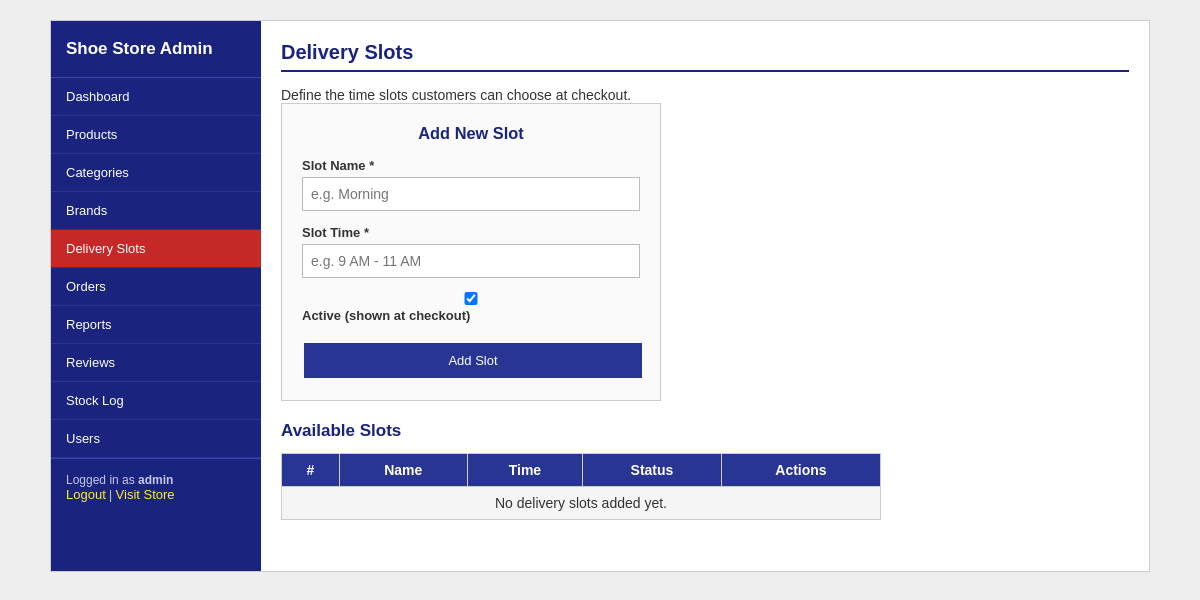
/admin/delivery_slots.php (signed in), run on an earlier commit of the app's database.
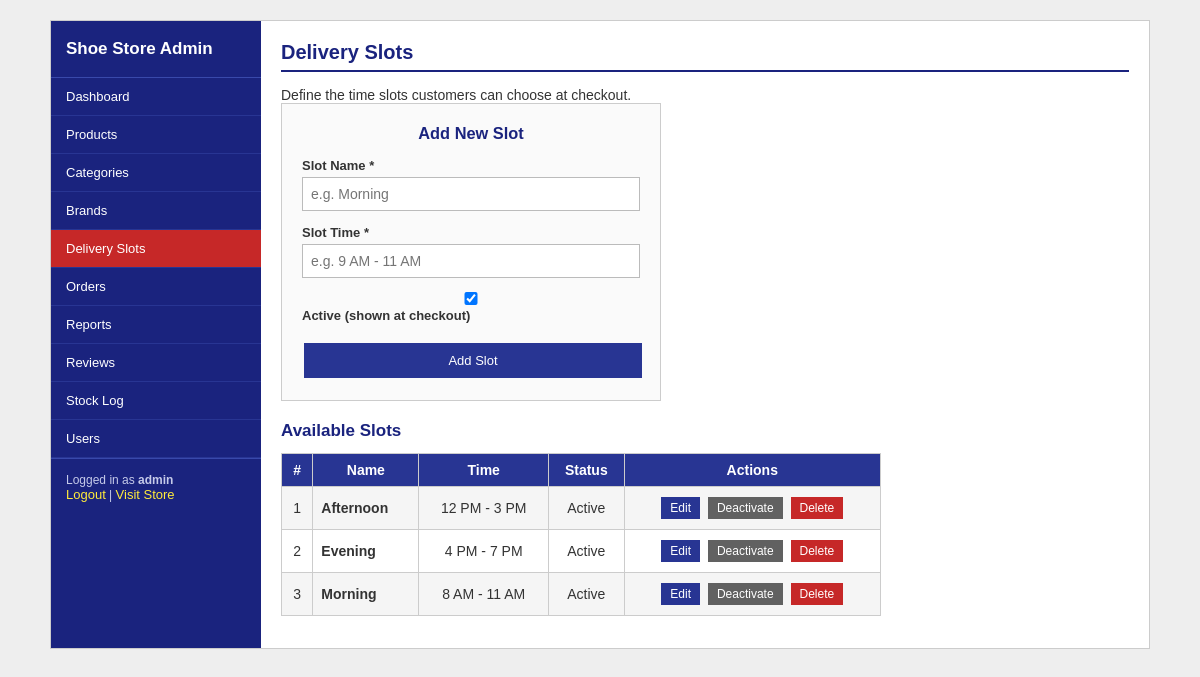
And on a later commit of the database.
### tables this page shows
CREATE TABLE IF NOT EXISTS delivery_slots (
    id INT UNSIGNED AUTO_INCREMENT PRIMARY KEY,
    slot_name VARCHAR(50) NOT NULL,
    slot_time VARCHAR(50) NOT NULL,
    is_active TINYINT(1) NOT NULL DEFAULT 1,
    created_at TIMESTAMP DEFAULT CURRENT_TIMESTAMP
);

### admin/delivery_slots.php (the view, shortened to what this page needs)
<?php
$current_page = 'delivery_slots';
require_once 'includes/header.php';
$edit_slot = null;
$slots = mysqli_query($conn, "SELECT * FROM delivery_slots ORDER BY slot_time ASC");
?>
<h2>Delivery Slots</h2>
<p>Define the time slots customers can choose at checkout.</p>
<div class="form-box" style="max-width:380px; float:left; margin-right:20px;">
    <h3><?= $edit_slot ? 'Edit Slot' : 'Add New Slot' ?></h3>
    <form method="POST" action="delivery_slots.php">
        <div class="form-group">
            <label>Slot Name *</label>
            <input type="text" name="slot_name" value="<?= htmlspecialchars($edit_slot['slot_name'] ?? '') ?>"
                   placeholder="e.g. Morning" required>
        </div>
        <div class="form-group">
            <label>Slot Time *</label>
            <input type="text" name="slot_time" value="<?= htmlspecialchars($edit_slot['slot_time'] ?? '') ?>"
                   placeholder="e.g. 9 AM - 11 AM" required>
        </div>
        <div class="form-group">
            <label>
                <input type="checkbox" name="is_active" <?= (!isset($edit_slot) || $edit_slot['is_active']) ? 'checked' : '' ?>>
                Active (shown at checkout)
            </label>
        </div>
        <button type="submit" class="btn"><?= $edit_slot ? 'Update Slot' : 'Add Slot' ?></button>
    </form>
</div>
<div style="float:left; width:600px;">
    <h3 class="section-title">Available Slots</h3>
    <table class="table">
        <tr>
            <th>#</th>
            <th>Name</th>
            <th>Time</th>
            <th>Status</th>
            <th>Actions</th>
        </tr>
        <?php $sno = 1; while ($s = mysqli_fetch_assoc($slots)): ?>
        <tr>
            <td class="center"><?= $sno++ ?></td>
            <td><strong><?= htmlspecialchars($s['slot_name']) ?></strong></td>
            <td class="center"><?= htmlspecialchars($s['slot_time']) ?></td>
            <td class="center"><?= $s['is_active'] ? 'Active' : 'Inactive' ?></td>
            <td class="center">
                <a class="btn btn-small" href="delivery_slots.php?edit=<?= $s['id'] ?>">Edit</a>
                <a class="btn btn-gray btn-small"
                   href="delivery_slots.php?action=toggle&id=<?= $s['id'] ?>">
                    <?= $s['is_active'] ? 'Deactivate' : 'Activate' ?>
                </a>
                <a class="btn btn-red btn-small" href="delivery_slots.php?action=delete&id=<?= $s['id'] ?>"
                   onclick="return confirm('Delete this delivery slot?')">Delete</a>
            </td>
        </tr>
        <?php endwhile; ?>
        <?php if (mysqli_num_rows($slots) === 0): ?>
        <tr><td colspan="5" class="center">No delivery slots added yet.</td></tr>
        <?php endif; ?>
    </table>
</div>
<?php require_once 'includes/footer.php'; ?>

### admin/includes/header.php (shortened to what this page needs)
<?php
$nav_items = [
    'dashboard'      => 'Dashboard',
    'products'       => 'Products',
    'categories'     => 'Categories',
    'brands'         => 'Brands',
    'delivery_slots' => 'Delivery Slots',
    'orders'         => 'Orders',
    'reports'        => 'Reports',
    'reviews'        => 'Reviews',
    'stock_log'      => 'Stock Log',
];
if (isset($_SESSION['role']) && $_SESSION['role'] === 'admin') {
    $nav_items['users'] = 'Users';
}
?>
<!DOCTYPE html>
<html lang="en">
<head>
    <link rel="stylesheet" href="../css/style.css">
</head>
<body>
<div class="admin-wrap">
    <div class="sidebar">
        <div class="side-brand">Shoe Store Admin</div>
        <?php foreach ($nav_items as $key => $label): ?>
            <a href="<?= $key ?>.php" class="<?= $current_page === $key ? 'active' : '' ?>"><?= $label ?></a>
        <?php endforeach; ?>
        <div class="side-user">
            Logged in as <strong><?= htmlspecialchars($_SESSION['username']) ?></strong><br>
            <a href="../logout.php">Logout</a> | <a href="../index.php">Visit Store</a>
        </div>
    </div>
    <div class="admin-main">

### admin/includes/footer.php
</div>
</div>
</body>
</html>

### css/style.css (style rules this page uses)
* { margin: 0; padding: 0; box-sizing: border-box; }
body { font-family: Verdana, Tahoma, Arial, sans-serif; font-size: 14px; color: #333333; background-color: #eeeeee; }
a { color: #1a237e; }
h3.section-title { color: #1a237e; margin: 20px 0 10px 0; font-size: 17px; }
.table { width: 100%; border-collapse: collapse; margin: 12px 0; }
.table th, .table td { border: 1px solid #cccccc; padding: 8px; text-align: left; }
.table th { background-color: #283593; color: #ffffff; text-align: center; }
.table tr:nth-child(even) td { background-color: #f5f5f5; }
.table .row-num, .table .center { text-align: center; }
.btn { display: inline-block; background-color: #283593; color: #ffffff; padding: 7px 14px; margin: 2px; text-decoration: none; border: none; cursor: pointer; font-size: 13px; }
.btn-red { background-color: #c62828; }
.btn-gray { background-color: #616161; }
.btn-small { padding: 4px 9px; font-size: 12px; }
.form-box { width: 450px; margin: 0 auto; border: 1px solid #cccccc; background: #fafafa; padding: 20px; }
.form-box h3 { text-align: center; color: #1a237e; margin-bottom: 15px; }
.form-group { margin-bottom: 14px; }
.form-group label { display: block; margin-bottom: 4px; font-weight: bold; font-size: 13px; }
.form-group input, .form-group select, .form-group textarea { width: 100%; padding: 8px; border: 1px solid #bbbbbb; font-family: inherit; font-size: 14px; }
.form-box .btn { width: 100%; padding: 10px; margin-top: 6px; }
.admin-wrap { width: 1100px; margin: 20px auto; border: 1px solid #cccccc; background: #ffffff; display: flex; }
.sidebar { width: 210px; background-color: #1a237e; color: #ffffff; min-height: 550px; flex-shrink: 0; }
.sidebar .side-brand { padding: 18px 15px; font-size: 17px; font-weight: bold; border-bottom: 1px solid #3949ab; }
.sidebar a { display: block; color: #ffffff; text-decoration: none; padding: 11px 15px; font-size: 13px; border-bottom: 1px solid #283593; }
.sidebar a.active { background-color: #c62828; }
.sidebar .side-user { padding: 14px 15px; font-size: 12px; border-top: 1px solid #3949ab; color: #c5cae9; }
.sidebar .side-user a { padding: 0; border: none; display: inline; color: #ffeb3b; }
.admin-main { flex: 1; padding: 20px; min-height: 550px; }
.admin-main h2 { color: #1a237e; border-bottom: 2px solid #1a237e; padding-bottom: 6px; margin-bottom: 15px; font-size: 20px; }

What changed in the data, as far as the page shows it:
added delivery_slots: slot_name "Afternoon", slot_time "12 PM - 3 PM", is_active "Active"
added delivery_slots: slot_name "Evening", slot_time "4 PM - 7 PM", is_active "Active"
added delivery_slots: slot_name "Morning", slot_time "8 AM - 11 AM", is_active "Active"
Also different on the page:
text no longer shown: "No delivery slots added yet."
